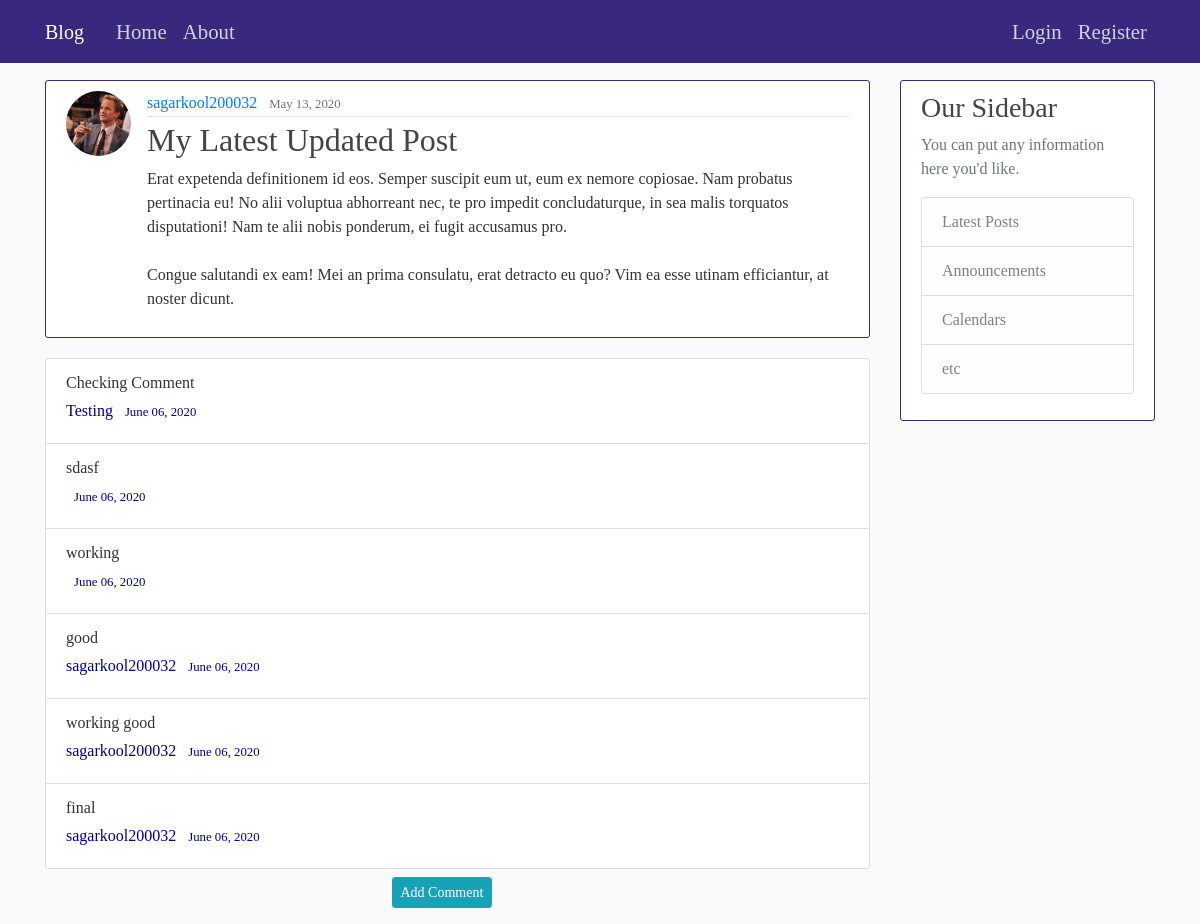
The page /post/29/ on the database its author committed.
### blog/models.py (models this page shows, shortened)
class Post(models.Model):
    title = models.CharField(max_length=100)
    content = models.TextField()
    date_posted = models.DateTimeField(default=timezone.now)
    author = models.ForeignKey(User, on_delete=models.CASCADE)

class Comment(models.Model):
    post = models.ForeignKey('blog.Post', related_name='comments',on_delete=models.CASCADE)
    author = models.CharField(max_length=200)
    text = models.TextField()
    created_date = models.DateTimeField(default=timezone.now)

### users/models.py (models this page shows, shortened)
class Profile(models.Model):
    user = models.OneToOneField(User, on_delete=models.CASCADE)
    image = models.ImageField(default='profile_pics/default.jpg', upload_to='profile_pics')

### blog/views.py (the view)
# urls.py: path('post/<int:pk>/', views.PostDetailView.as_view() , name='post-detail'),
class PostDetailView(DetailView):
    model = Post

### blog/templates/blog/post_detail.html (shortened to what this page needs)
{% extends "blog/base.html" %}
{% block content %}
  <article class="media content-section">
    <img class="rounded-circle article-img" src="{{ object.author.profile.image.url }}">
    <div class="media-body">
      <div class="article-metadata">
        <a class="mr-2" href="{% url 'user-posts' object.author.username %}">{{ object.author }}</a>
        <small class="text-muted">{{ object.date_posted|date:"F d, Y" }}</small>
      </div>
      <h2 class="article-title">{{ object.title }}</h2>
      <p class="article-content">{{ object.content }}</p>
    </div>
  </article>
  <ul class="list-group">
    {% for comment in post.comments.all %}
    <li class="list-group-item">{{ comment.text}}
      <div class= 'mb-2 mt-1' style="color: darkblue;">
        {{ comment.author }}
        <small class="ml-2">{{ comment.created_date|date:"F d, Y" }}</small>
      </div>
    </li>
        {% empty %}
        <p>No comments posted.</p>
    {% endfor %}
  </ul>
  <div style="padding-left: 42%;">
    <a class="btn btn-info btn-sm mt-2 mb-3 ml-auto mr-auto" href="{% url 'comment-create' object.id %}">Add Comment</a>
  </div>
{% endblock content %}

### blog/static/blog/css/main.css (style rules this page uses)
body { background: #fafafa; color: #333333; margin-top: 5rem; font-family: 'EB Garamond', serif; }
h1, h2, h3, h4, h5, h6 { color: #444444; }
ul { margin: 0; }
.content-section { background: #ffffff; padding: 10px 20px; border: 1px solid #3a277e; border-radius: 3px; margin-bottom: 20px; }
.article-title { color: #444444; }
.article-content { white-space: pre-line; }
.article-img { height: 65px; width: 65px; margin-right: 16px; }
.article-metadata { padding-bottom: 1px; margin-bottom: 4px; border-bottom: 1px solid #e3e3e3 }

### rows shown on the page
Post: author.profile.image (picture), author "sagarkool200032", date_posted "May 13, 2020", title "My Latest Updated Post", content "Erat expetenda definitionem id eos. Semper suscipit eum ut, eum ex nemore copiosae. Nam probatus pertinacia eu! No alii voluptua abhorreant nec, te pro impedit concludaturque, in sea malis torquatos disputationi! Nam te alii nobis ponderum, ei fugit accusamus pro. Congue salutandi ex eam! Mei an prima consulatu, erat detracto eu quo? Vim ea esse utinam efficiantur, at noster dicunt."
Comment: text "Checking Comment", author "Testing", created_date "June 06, 2020"
Comment: text "sdasf", created_date "June 06, 2020"
Comment: text "working", created_date "June 06, 2020"
Comment: text "good", author "sagarkool200032", created_date "June 06, 2020"
Comment: text "working good", author "sagarkool200032", created_date "June 06, 2020"
Comment: text "final", author "sagarkool200032", created_date "June 06, 2020"
